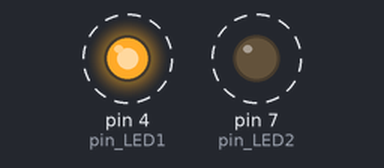
A sketch run on a simulated Arduino Uno, built with avr-gcc and run on an emulated ATmega328P. Parts: output pins drawn as LEDs (lit = HIGH). Dashed ring = blinking.

Above: at 0.05 s.
Timing chart, 0 to 3.0 s (numbered marks = the images above):
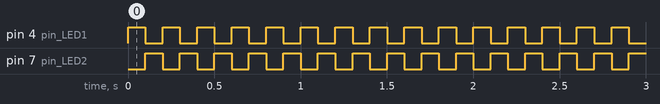

Measured:
- by itself, pin 4 (pin_LED1), pin 7 (pin_LED2): alternates HIGH for 0.10 s and LOW for 0.10 s

The sketch:

led_ex04.ino
```cpp
const int pin_LED1 = 4;
const int pin_LED2 = 7;


void setup() {
  // put your setup code here, to run once:
pinMode(pin_LED1, OUTPUT);
pinMode(pin_LED2, OUTPUT);
}

void loop() {
  // put your main code here, to run repeatedly:
  digitalWrite(pin_LED1, HIGH);
  digitalWrite(pin_LED2, LOW);
  delay(100);

  digitalWrite(pin_LED1, LOW);
  digitalWrite(pin_LED2, HIGH);
  delay(100);

}
```
